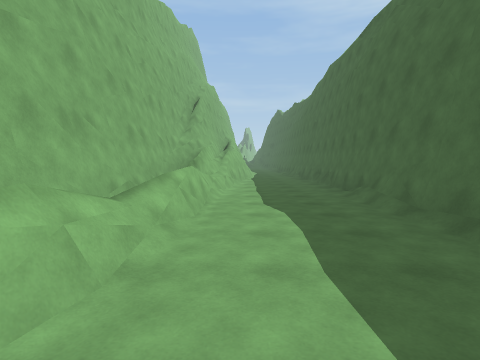
view 1 (above)

17 first-person views from a walk through a 3-D level made in the Unity game engine. The camera is 1.5 m above the floor, tilts 4° down and sees 80° across. The floor is counted in squares, 2 m on a side. Each view is taken from the middle of a square. On the plan, view 1 faces up. The plan holds only what a view shows up to about 10 squares ahead; the rest is blank. The place goes on beyond the plan. The player character is not drawn.

view 2
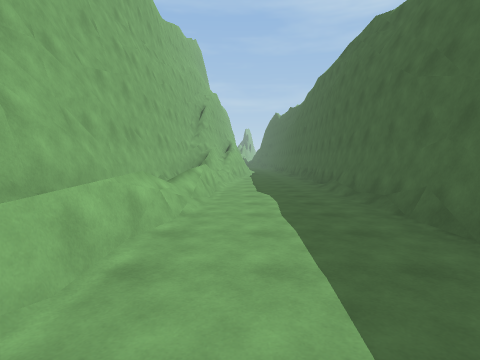

view 3
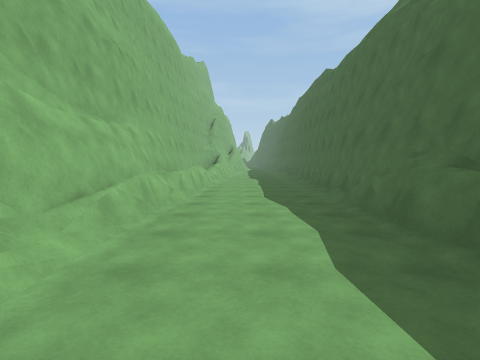

view 4
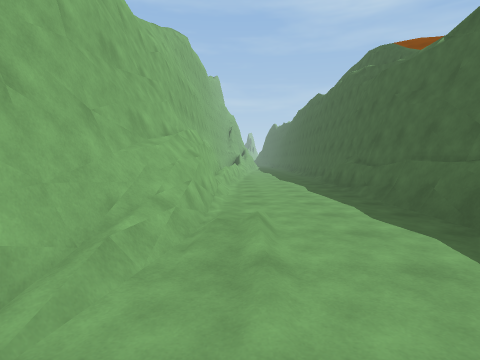

view 5
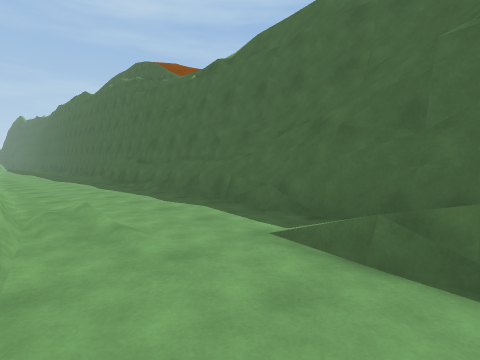

view 6
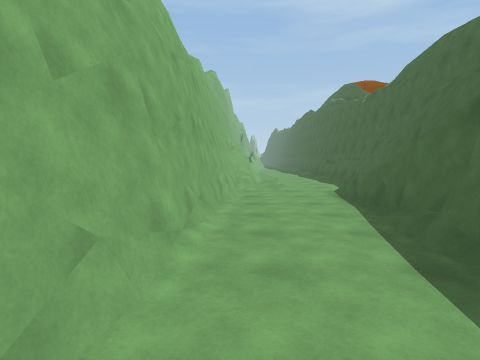

view 7
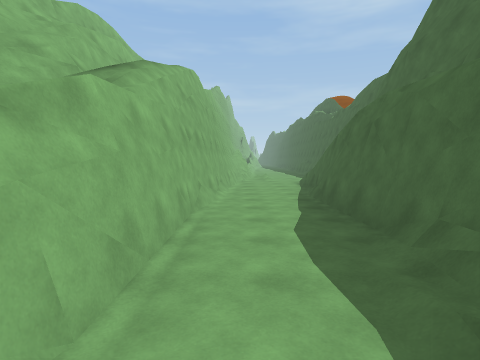

view 8
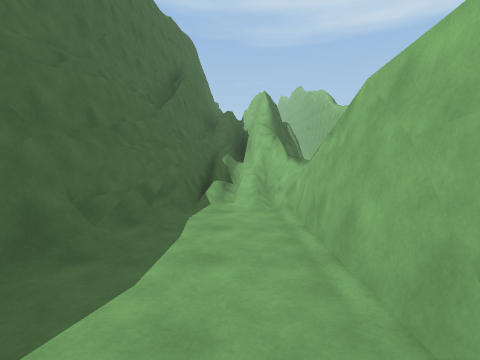

view 9
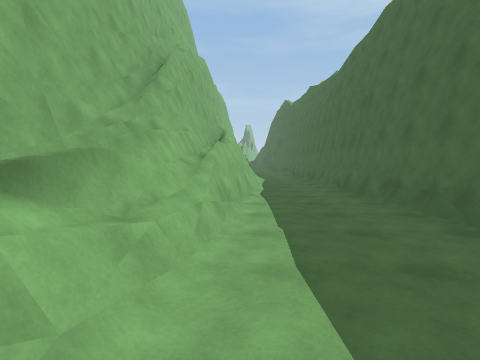

view 10
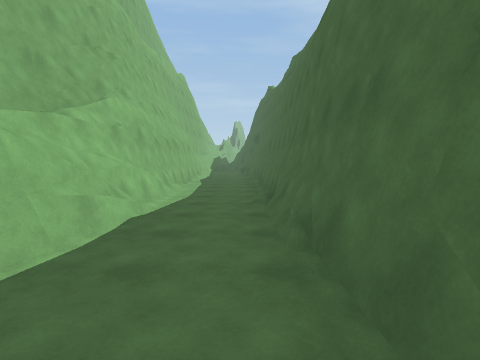

view 11
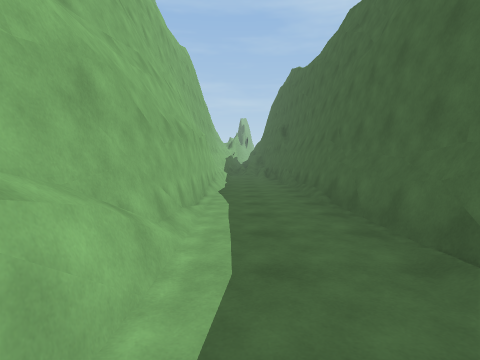

view 12
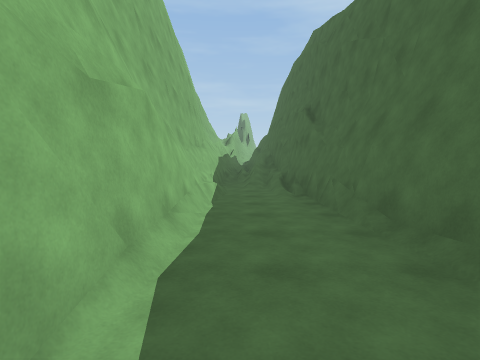

view 13
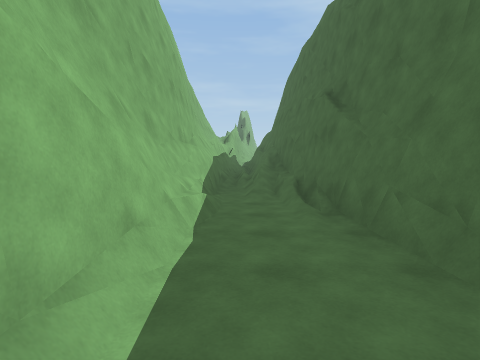

view 14
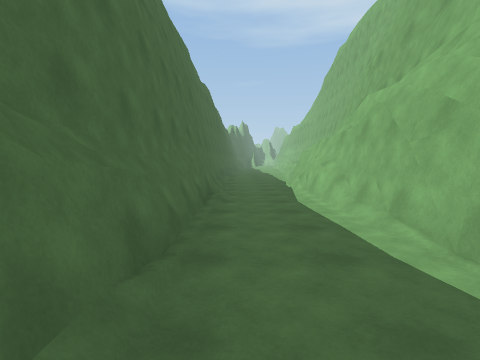

view 15
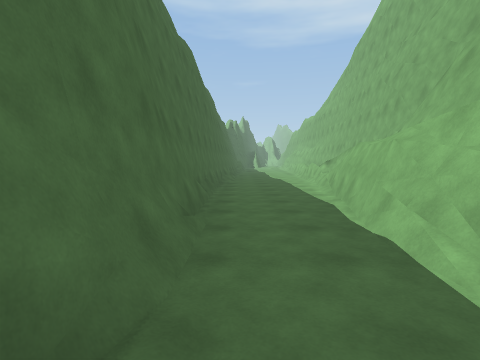

view 16
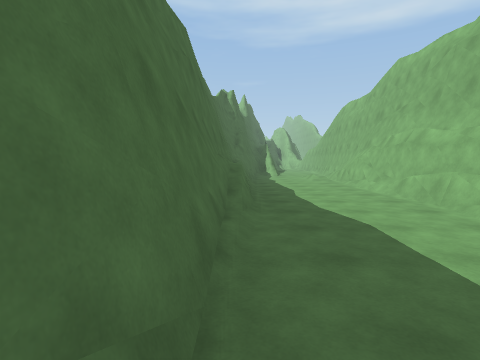

view 17
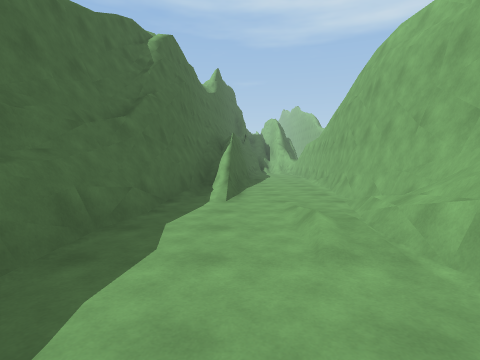

### Floor plan
Key: @ floor where view 1 was taken; # wall or solid block; . floor; / step, stairs or slope; = window, fence, low wall or low ledge; ^ raised ledge.
Columns run from 3 left of view 1 to 3 right of it. Each row starts with its distance up from view 1.
 29    #/#
 28    #/##
 27    #/##
 26    #./#
 25    #./#
 24    #..#
 23    #..#
 22    #..#
 21    #..#
 20    #..#
 19    #..#
 18    #..#
 17    #..#
 16    #..#
 15    #..#
 14    #..#
 13    #..#
 12    #..#
 11    #..#
 10   ##..#
  9   #...#
  8   #...#
  7  ##...#
  6  ##...#
  5  #=../#
  4  #=../#
  3  #=../#
  2  #=../#
  1  #^../#
  0  #^@./
 -1  #.../
 -2  #.../#
 -3  #...##
 -4  #...#
 -5  #...#
 -6  #...#
 -7  #...#
 -8  #/..#
 -9  #/..#
-10  #/..#
-11  #...#
-12 ##...#
-13 #..=##
-14 #..##
-15 #..##
-16 #..#
-17 #..#
-18 #..#
-19 #..#
-20 #./#
-21 #//#
-22 =/##
-23 ###

Where each view was taken, in squares from view 1:
view 1: 0 up, 0 right, facing up
view 2: 2 down, 0 right, facing up
view 3: 7 down, 0 right, facing up
view 4: 12 down, 1 left, facing up
view 5: 13 down, 2 left, facing up-right
view 6: 18 down, 2 left, facing up
view 7: 22 down, 2 left, facing up
view 8: 17 down, 2 left, facing down
view 9: 5 up, 0 right, facing up
view 10: 10 up, 2 right, facing up
view 11: 14 up, 1 right, facing up
view 12: 19 up, 1 right, facing up
view 13: 21 up, 1 right, facing up
view 14: 21 up, 2 right, facing down
view 15: 16 up, 2 right, facing down
view 16: 2 up, 2 right, facing down
view 17: 6 down, 0 right, facing down
